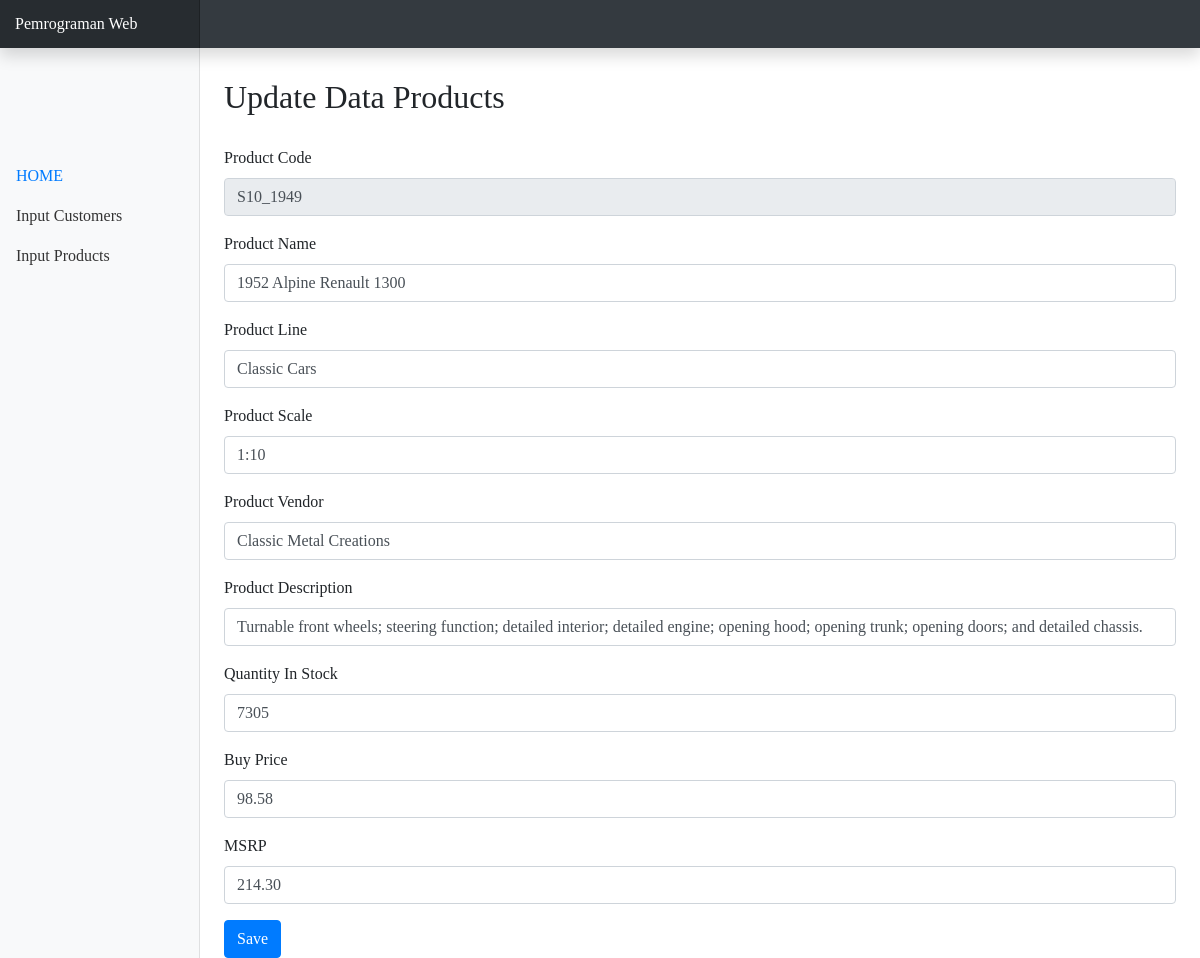
The app's page /UpdateProduct.php?productCode=S10_1949 with its own data.
### tables this page shows
CREATE TABLE `products` (
  `productCode` varchar(15) NOT NULL,
  `productName` varchar(70) NOT NULL,
  `productLine` varchar(50) NOT NULL,
  `productScale` varchar(10) NOT NULL,
  `productVendor` varchar(50) NOT NULL,
  `productDescription` text NOT NULL,
  `quantityInStock` smallint(6) NOT NULL,
  `buyPrice` decimal(10,2) NOT NULL,
  `MSRP` decimal(10,2) NOT NULL
);

### UpdateProduct.php (the view, shortened to what this page needs)
<?php
  include ('conn.php');
  if ($_SERVER['REQUEST_METHOD'] === 'GET') {
      if (isset($_GET['productCode'])) {
          $productCode_upd = $_GET['productCode'];
          $query = $conn->prepare("SELECT * FROM products WHERE productCode = '$productCode_upd'");
          $query->bindParam(':productCode',$productCode);
          $query->execute();
      }
  }
?>
<!DOCTYPE html>
<html>
  <head>
    <link href="bootstrap.min.css" rel="stylesheet">
    <link href="dashboard.css" rel="stylesheet">
  </head>
  <body>
    <nav class="navbar navbar-dark fixed-top bg-dark flex-md-nowrap p-0 shadow">
      <a class="navbar-brand col-sm-3 col-md-2 mr-0" href="#">Pemrograman Web</a>
    </nav>
    <div class="container-fluid">
      <div class="row">
        <nav class="col-md-2 d-none d-md-block bg-light sidebar">
          <div class="sidebar-sticky">
            <ul class="nav flex-column" style="margin-top:100px;">
               <li class="nav-item">
                <a class="nav-link active" href="<?php echo "index.php"; ?>">HOME</a>
              </li>
              <li class="nav-item">
                <a class="nav-link" href="<?php echo "form_customers.php"; ?>">Input Customers</a>
              </li>
              <li class="nav-item">
                <a class="nav-link" href="<?php echo "form_products.php"; ?>">Input Products</a>
              </li>
            </ul>
          </div>
        </nav>
        <main role="main" class="col-md-9 ml-sm-auto col-lg-10 px-4">
          <h2 style="margin: 30px 0 30px 0;">Update Data Products</h2>
          <form action="updateProducts.php" method="POST">
            <?php while($data = $query->fetch(PDO::FETCH_ASSOC)): ?>
                <div class="form-group">
              <label>Product Code</label>
              <input type="text" class="form-control" placeholder="product code" name="productCode" value="<?php echo $data['productCode'];  ?>" required="required" readonly>
            </div>
            <div class="form-group">
              <label>Product Name</label>
              <input type="text" class="form-control" placeholder="product name" name="productName" value="<?php echo $data['productName'];  ?>" required="required">
            </div>
            <div class="form-group">
              <label>Product Line</label>
              <input type="text" class="form-control" placeholder="product line" name="productLine" value="<?php echo $data['productLine'];  ?>" required="required">
            </div>
            <div class="form-group">
              <label>Product Scale</label>
              <input type="text" class="form-control" placeholder="product scale" name="productScale" value="<?php echo $data['productScale'];  ?>" required="required">
            </div>
            <div class="form-group">
              <label>Product Vendor</label>
              <input type="text" class="form-control" placeholder="product vendor" name="productVendor" value="<?php echo $data['productVendor'];  ?>" required="required">
            </div>
            <div class="form-group">
              <label>Product Description</label>
              <input type="text" class="form-control" placeholder="product description" name="productDescription" value="<?php echo $data['productDescription'];  ?>" required="required">
            </div>
            <div class="form-group">
              <label>Quantity In Stock</label>
              <input type="text" class="form-control" placeholder="quantity in stock" name="quantityInStock" value="<?php echo $data['quantityInStock'];  ?>" required="required">
            </div>
            <div class="form-group">
              <label>Buy Price</label>
              <input type="text" class="form-control" placeholder="buy price" name="buyPrice" value="<?php echo $data['buyPrice'];  ?>" required="required">
            </div>
            <div class="form-group">
              <label>MSRP</label>
              <input type="text" class="form-control" placeholder="msrp" name="MSRP" value="<?php echo $data['MSRP'];  ?>" required="required">
            </div>
            <?php endwhile; ?>
            <button type="submit" class="btn btn-primary">Save</button>
          </form>
        </main>
      </div>
    </div>
  </body>
</html>

### dashboard.css (style rules this page uses)
body { font-family: Vollkorn; src: url(Vollkorn-Medium.ttf); }
.sidebar { position: fixed; top: 0; bottom: 0; left: 0; z-index: 100; padding: 48px 0 0; box-shadow: inset -1px 0 0 rgba(0, 0, 0, .1); }
.sidebar-sticky { position: relative; top: 0; height: calc(100vh - 48px); padding-top: .5rem; overflow-x: hidden; overflow-y: auto; }
.sidebar .nav-link { font-weight: 500; color: #333; }
.sidebar .nav-link.active { color: #007bff; }
[role="main"] { padding-top: 48px; }
.navbar-brand { padding-top: .75rem; padding-bottom: .75rem; font-size: 1rem; background-color: rgba(0, 0, 0, .25); box-shadow: inset -1px 0 0 rgba(0, 0, 0, .25); }

### records on screen
products: productCode "S10_1949", productName "1952 Alpine Renault 1300", productLine "Classic Cars", productScale "1:10", productVendor "Classic Metal Creations", productDescription "Turnable front wheels; steering function; detailed interior; detailed engine; opening hood; opening trunk; opening doors; and detailed chassis.", quantityInStock "7305", buyPrice "98.58", MSRP "214.30"
